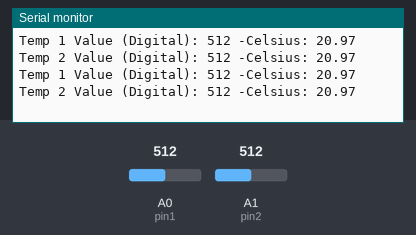
The sketch below on a simulated Arduino Uno, built with avr-gcc and run on an emulated ATmega328P. Parts: the last lines printed to the serial monitor. The test bench sets the inputs (shaded band); at power-on: A0 (pin1) = 512, A1 (pin2) = 512.

Above: at 3.8 s.
3.9 s: A0 (pin1) set to 716
At 7.1 s:
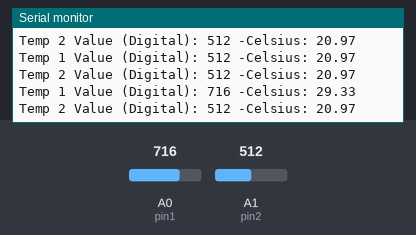
7.8 s: A1 (pin2) set to 716
At 10.2 s:
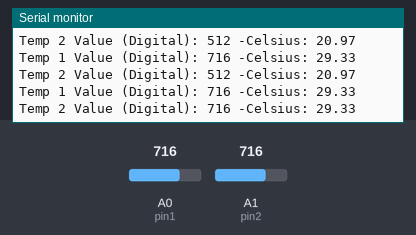
11.7 s: A0 (pin1) set to 900
At 13.4 s:
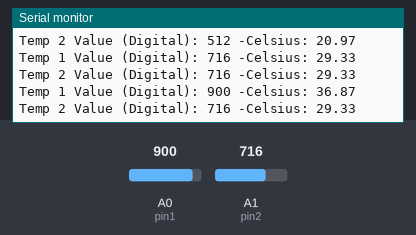
15.6 s: A1 (pin2) set to 900
At 18.6 s:
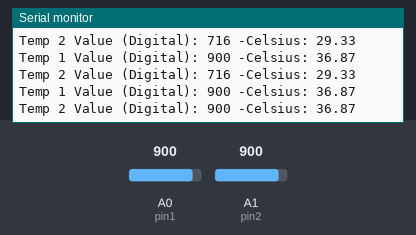
Timing chart, 0 to 20.1 s (numbered marks = the images above; inputs shaded):
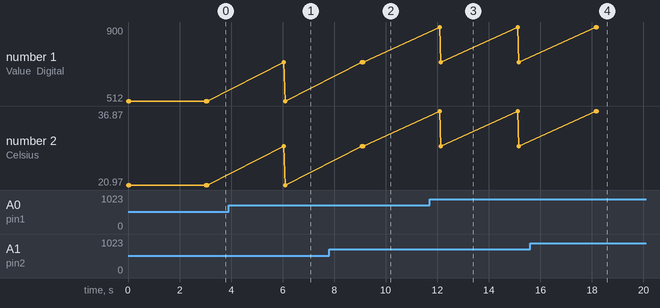

Measured:
- after the input at 3.9 s, the serial monitor: prints a new line after 2.1 s (image 1)
- after the input at 7.8 s, the serial monitor: prints a new line after 1.3 s (image 2)
- after the input at 11.7 s, the serial monitor: prints a new line after 0.40 s (image 3)
- after the input at 15.6 s, the serial monitor: prints a new line after 2.6 s (image 4)

The sketch:

OnBoardTempSensorsTest.ino
```cpp
 // Define analog inputs
const int pin1 = 14;
const int pin2 = 15;

void setup() {
  // setup pins
  pinMode(pin1, INPUT);
  pinMode(pin2, INPUT);
  Serial.begin(9600);
}

void loop() {
  // put your main code here, to run repeatedly:
  int v1 = analogRead(pin1);
  int v2 = analogRead(pin2);
  float temp1 = v1* 25.0 / 2.98 * 5.0 / 1024.0;
  float temp2 = v2* 25.0 / 2.98 * 5.0 / 1024.0; // 10mV per Degree change


  Serial.print("Temp 1 Value (Digital): ");
  Serial.print(v1);
  Serial.print(" -Celsius: ");
  Serial.print(temp1);

  Serial.print("\n");
  Serial.print("Temp 2 Value (Digital): ");
  Serial.print(v2);
  Serial.print(" -Celsius: ");
  Serial.print(temp2);
  Serial.print("\n");
  delay(3000);

}
```
